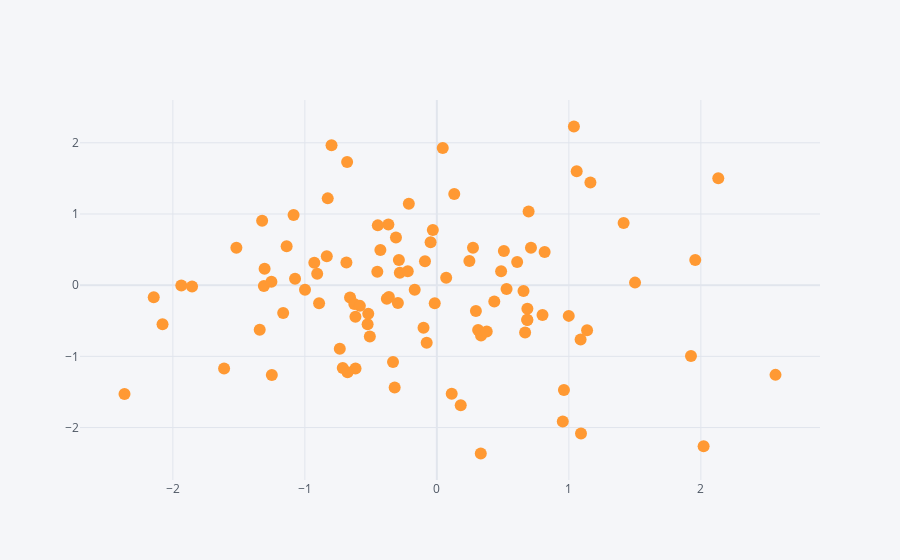

Write notebook code for a chart like this one.
### Code cell
df.iplot(kind = 'scatter', x = 'A', y = 'B', mode = 'markers');
